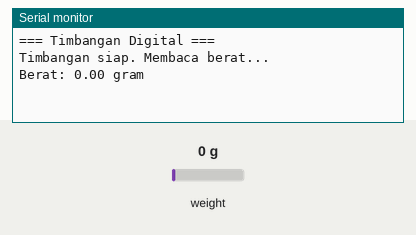
Recording of a sketch running on a simulated Arduino Uno, built with avr-gcc and run on an emulated ATmega328P. Shown: the last lines printed to the serial monitor. Inputs (shaded band) come from the test bench; at power-on: weight on the scale 0 g.

Above: at 2.2 s.
2.3 s: weight on the scale set to 100 g
At 3.0 s:
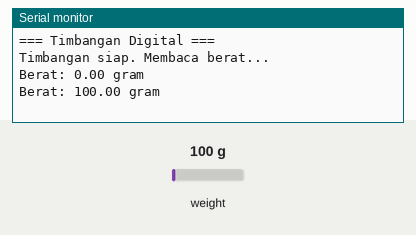
3.8 s: weight on the scale set to 1250 g
At 5.3 s:
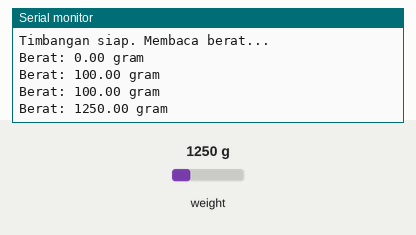
Timing chart, 0 to 6.8 s (numbered marks = the images above; inputs shaded):
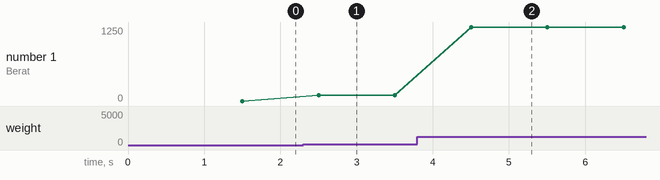

Measured:
- after the input at 2.3 s, the serial monitor: prints a new line after 0.20 s (image 1)
- after the input at 3.8 s, the serial monitor: prints a new line after 0.70 s (image 2)
- plotted number 1: 0 → 100 after the input at 2.3 s, 100 → 1250 after the input at 3.8 s

The sketch:

Baca_Setelah_Kalibrasi.ino
```cpp
#include "HX711.h"

#define DOUT 16  // DOUT HX711 ke GPIO 16
#define SCK   4  // SCK  HX711 ke GPIO 4

HX711 scale;

// Gunakan nilai hasil kalibrasi kamu
const float calibration_factor = 214.3917;

void setup() {
  Serial.begin(115200);
  Serial.println("=== Timbangan Digital ===");

  scale.begin(DOUT, SCK);
  scale.set_scale(calibration_factor);

  // Lakukan tare hanya sekali jika ingin pembacaan dimulai dari nol
  scale.tare();

  Serial.println("Timbangan siap. Membaca berat...");
}

void loop() {
  float weight = scale.get_units(5);  // Rata-rata dari 5 pembacaan

  // Hindari pembacaan negatif
  if (weight < 0) weight = 0;

  Serial.print("Berat: ");
  Serial.print(weight, 2);
  Serial.println(" gram");

  delay(500);
}
```
